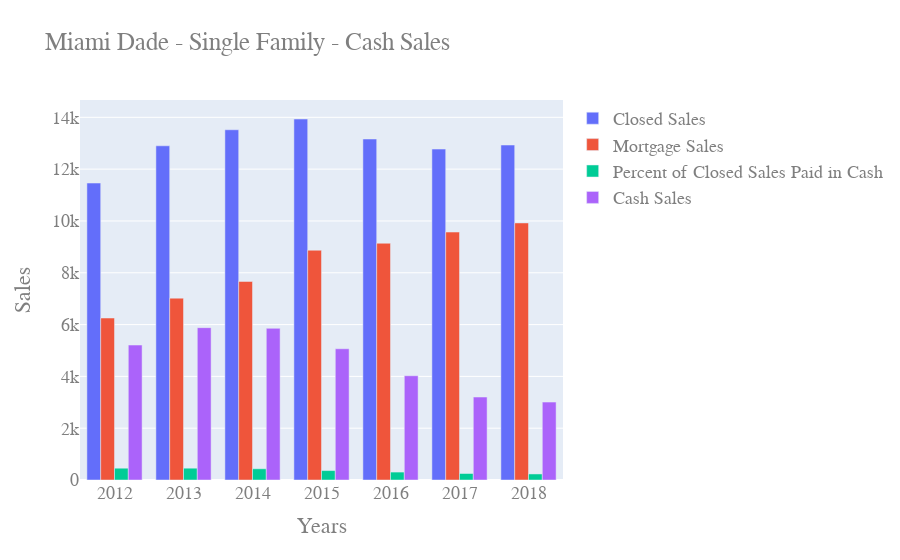

Notebook source saved alongside this figure:
### Code cell
# Create plot using plotly library
years=['2018', '2017', '2016', '2015', '2014', '2013', '2012']

fig = go.Figure(data=[
    go.Bar(name='Closed Sales', x=years, y=miami_single_family_data_f['Closed Sales']),
    go.Bar(name='Mortgage Sales', x=years, y=miami_single_family_data_f['Mortgage Sales']),
    go.Bar(name='Percent of Closed Sales Paid in Cash', x=years, y=miami_single_family_data_f['Percent of Closed Sales Paid in Cash']*10),
    go.Bar(name='Cash Sales', x=years, y=miami_single_family_data_f['Cash Sales'])
])
# Change the bar mode
fig.update_layout(barmode='group')

fig.update_layout(
    title="Miami Dade - Single Family - Cash Sales",
    xaxis_title="Years",
    yaxis_title="Sales",
    font=dict(
        family="Courier New, monospace",
        size=18,
        color="#7f7f7f"
    )
)
fig.show()

### Figure 1 — Plotly figure (JSON) as saved in the notebook; plotly's stock layout.template omitted (floating-point values rounded to 4 significant figures)
{"data": [{"name": "Closed Sales", "type": "bar", "x": ["2018", "2017", "2016", "2015", "2014", "2013", "2012"], "y": [12931, 12775, 13164, 13936, 13521, 12901, 11463]}, {"name": "Mortgage Sales", "type": "bar", "x": ["2018", "2017", "2016", "2015", "2014", "2013", "2012"], "y": [9923, 9572, 9140, 8870, 7665, 7020, 6253]}, {"name": "Percent of Closed Sales Paid in Cash", "type": "bar", "x": ["2018", "2017", "2016", "2015", "2014", "2013", "2012"], "y": [233, 251, 306, 364, 433, 456, 455]}, {"name": "Cash Sales", "type": "bar", "x": ["2018", "2017", "2016", "2015", "2014", "2013", "2012"], "y": [3008, 3203, 4024, 5066, 5856, 5881, 5210]}], "layout": {"barmode": "group", "font": {"color": "#7f7f7f", "family": "Courier New, monospace", "size": 18}, "title": {"text": "Miami Dade - Single Family - Cash Sales"}, "xaxis": {"title": {"text": "Years"}}, "yaxis": {"title": {"text": "Sales"}}}}
